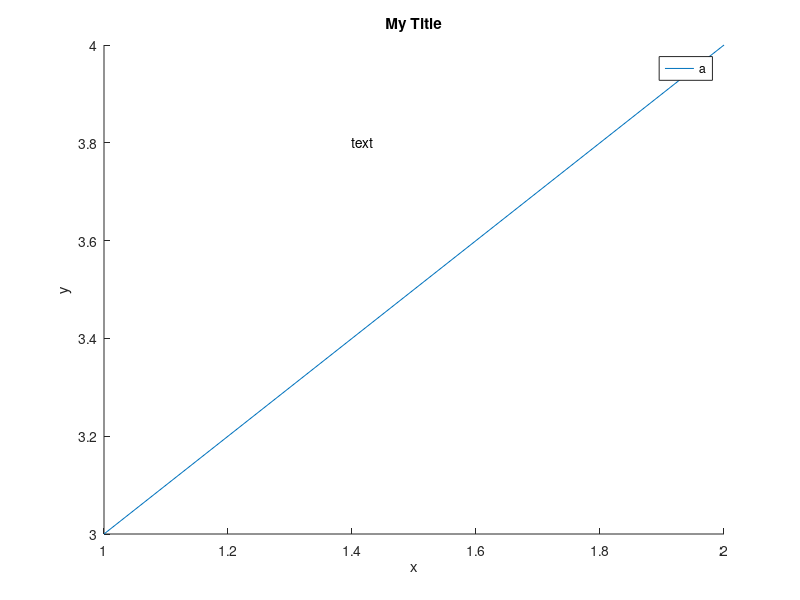

Reproduce this figure in MATLAB. (Note: this script raises an error after producing the figure.)
%% Managing a Session
close all % closes all figures
clear % removes all variables from the current workspace
clc % clears all the text from the Command Window
help clc % displays the help text for clc (clc could be any function/script)

%% Basic Syntax
5+3 % addition
5-3 % subtraction
5*3 % scalar (and matrix) multiplication
3^2 % scalar (and matrix) exponentiation operator
[1 2].*[3 4] % array multiplication operator
[1 2].^[3 4] % array exponentiation operator
[1 2; 3 4]\[1; 2] % left-division, solve systems of linear equations A*x = b for x
5/3 % right-division operator
% .\ 	% array left-division operator
[1 2]./[3 4] % array right-division operator
[1 2]' % matrix transpose; for complex matrices, is the complex conjugate transpose
[1 2].' % array transpose
disp('Hello World') % display something to the command window
% : % colon; generates regularly spaced elements and represents an entire row or column
% ( ) % parentheses; encloses function arguments and array indices; overrides precedence
% [ ] % brackets; enclosures array elements
% . % decimal point
% ... % ellipsis; line-continuation operator
% , % comma; separates statements and elements in a row
% ; % semicolon; separates columns and suppresses display
% % % percent sign; designates a comment and specifies formatting
% ' % quote sign and matrix transpose operator
% = % assignment operator

%% Special Variables and Constants
ans % most recent answer
eps % accuracy of floating-point precision
i,j % the imaginary unit sqrt(-1)
Inf % infinity
NaN % undefined numerical result (not a number)
pi % the number π, 3.1416...

%% Relational Operators
1 < 2 % less than
1 <= 2 % less than or equal to
1 > 2 % greater than
1 >= 2 % greater than or equal to
1 == 2 % equal to
1 ~= 2 % not equal to
1 & 0 % bitwise and
1 | 0 % bitwise or
~1 % logical not

%% Variables, Vectors, and Matrices
x = 3 % defining x and initializing it with a value
a = 2; b = 7; c = a*b % multiple assignments
r = [7 8 9 10 11] % row vector
c = [7;  8;  9;  10; 11] % column vector
m = [1 2 3; 4 5 6; 7 8 9] %  matrix (3x3)
whos % list variables in workspace, with sizes and types

%% Referencing the Elements of a Matrix
a = [ 1 2 3 4 5; 2 3 4 5 6; 3 4 5 6 7; 4 5 6 7 8];
a(2,5) % reference the 2nd row and 5th column of a
v = a(:,4) % extract 4th column of a
q = a(2:3, :) % extract 2nd and 3rd rows of a
a(4 , :) = [] % delete 4th row of a
a(:,[1 3]) = [] % delete 1st and 3rd columns of a

%% Vector, Matrix, and Array Commands
find([1 0 1]) % finds indices of nonzero elements
length([1 2 3]) % computes number of elements
linspace(0,1,4) % creates regularly spaced vector
logspace(-1,1,5) % creates logarithmically spaced vector
max([1 4 -2]) % returns largest element
min([1 4 -2]) % returns smallest element
prod([1 4 -2]) % product of each column
size([1 2; 3 4]) % computes array size
sort([1 4 -2]) % sorts each column
sum([1 4 -2]) % sums each column
eye(3) % creates an identity matrix
ones(3,1) % creates an array of ones
zeros(3,2) % creates an array of zeros
inv([1 2; 3 4]) % computes inverse of a matrix
pinv([1 2]) % computes pseudoinverse of a matrix
rank([1 1; 1 1]) % computes rank of a matrix

%% Plotting Commands
figure % opens a new figure window
hold on % retains existing objects so that new objects added to figure
plot([1 2],[3 4]) % generates xy plot
title("My Title") % puts text at top of plot
xlabel("x") % adds text label to x-axis
ylabel("y") % adds text label to y-axis
legend("a") % creates a legend
text(1.4,3.8,"text") % places string in figure

%% Decision Making and Loops
% break % terminates the loop statement and transfers execution to the statement immediately following the loop
% continue % causes the loop to skip the remainder of its body and immediately retest its condition prior to reiterating
%--- if, elseif, else statement example
x = 2;
if x > 2
    disp("if")
elseif x == 2
    disp("elseif")
else
    disp("else")
end
%--- switch statement example
x = 2;
switch x
    case 1
        disp("1")
    case 2
        disp("2")
    otherwise
        disp("otherwise")
end
%--- while loop example
x = 3;
while x > 0
    x = x - 1;
    disp(x)
end
%--- for loop example
for k = 1:4
    x = k*k;
    disp(x)
end

%% Functions
%--- function definition example
% function y = f(x) % actual definition below
%     y = sin(x);
% end
f(1,2) % function definition usage
%--- anonymous function example
g = @(x,p) sin(x) + p; % anonymous function definition
g(1,3) % anonymous function usage

%% Calculus (with the Symbolic Toolbox)
syms x y % create symbolic scalar variables and functions, and matrix variables and functions
s = sin(x); % symbolic function
diff(s,x,1) % differentiate symbolic expression or function
int(s,x) % definite and indefinite integrals
simplify(2*x + (x - 1)^2) % algebraic simplification
pretty(s^2/(s+1)) % Prettyprint symbolic expressions
subs(s,x,2) % symbolic substitution
gradient(sin(x*y) + y^2,[x y]) % gradient vector of scalar function
hessian(sin(x*y) + y^2,[x y]) % hessian matrix of scalar function
jacobian([sin(x+y); x*y],[x y]) % jacobian matrix
solve(x^2 + 2*x == 1, x) % equations and systems solver
vpasolve(x^2 + 2*x == 1, x) % solve equations numerically

%% More Information at can be Found at:
% https://www.tutorialspoint.com/matlab/matlab_commands.htm

%% Function Definitions
function y = f(x,p)
    y = sin(x) + p;
end